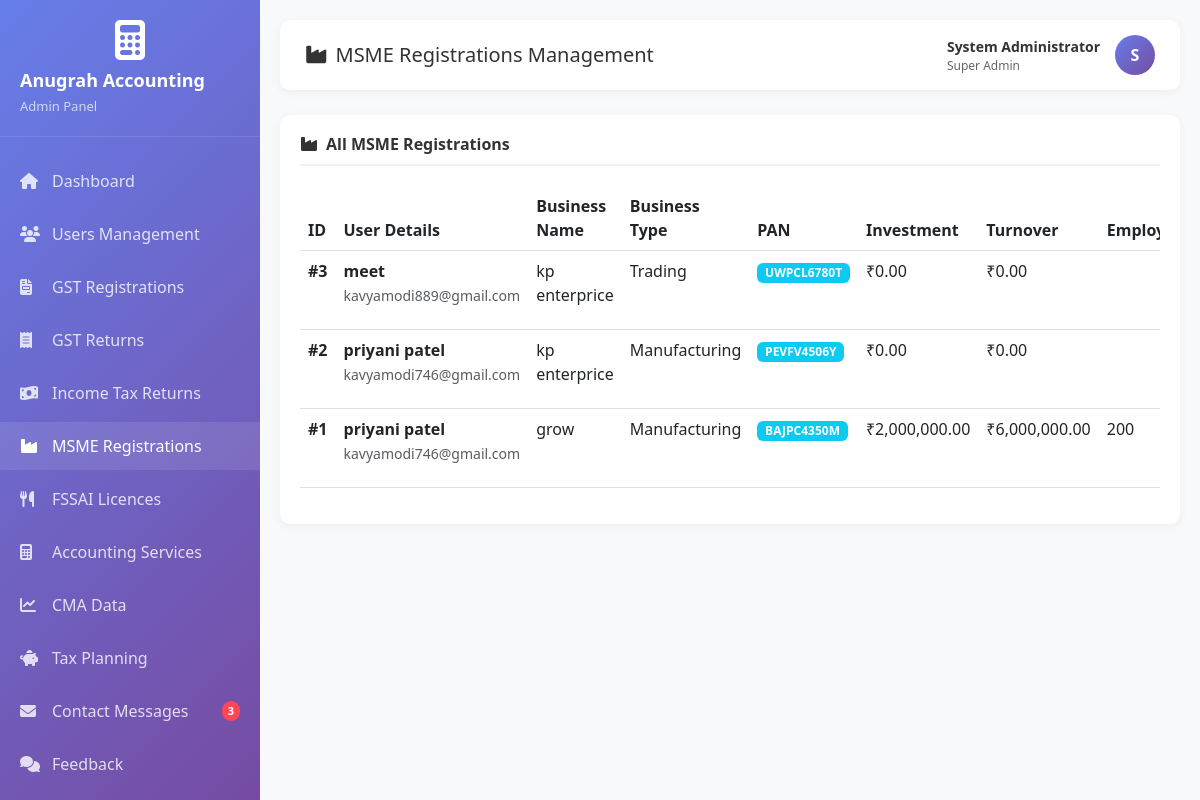
/admin_msme.php (signed in), run on the app's committed database.
### tables this page shows
CREATE TABLE IF NOT EXISTS `msme_registrations` (
  `id` int(11) NOT NULL AUTO_INCREMENT,
  `user_name` varchar(255) DEFAULT NULL,
  `user_email` varchar(255) DEFAULT NULL,
  `user_phone` varchar(20) DEFAULT NULL,
  `user_id` int(11) DEFAULT NULL,
  `business_name` varchar(255) NOT NULL,
  `trade_name` varchar(255) DEFAULT NULL,
  `business_type` varchar(100) DEFAULT NULL,
  `pan_number` varchar(10) NOT NULL,
  `aadhaar_number` varchar(12) DEFAULT NULL,
  `business_address` text,
  `state` varchar(100) DEFAULT NULL,
  `pincode` varchar(10) DEFAULT NULL,
  `investment_amount` decimal(15,2) DEFAULT NULL,
  `annual_turnover` decimal(15,2) DEFAULT NULL,
  `number_of_employees` int(11) DEFAULT NULL,
  `udyam_number` varchar(50) DEFAULT NULL,
  `registration_date` date DEFAULT NULL,
  `certificate_path` varchar(255) DEFAULT NULL,
  `passport_photo` varchar(255) DEFAULT NULL,
  `documents` text,
  `notes` text,
  `detailed_info_requested` tinyint(1) DEFAULT '0',
  `info_request_date` timestamp NULL DEFAULT NULL,
  `status` varchar(20) DEFAULT 'Pending',
  `assigned_to` int(11) DEFAULT NULL,
  `created_at` timestamp NOT NULL DEFAULT CURRENT_TIMESTAMP,
  `updated_at` timestamp NOT NULL DEFAULT CURRENT_TIMESTAMP ON UPDATE CURRENT_TIMESTAMP,
  `submitted_at` timestamp NULL DEFAULT CURRENT_TIMESTAMP,
  PRIMARY KEY (`id`),
  KEY `idx_user_id` (`user_id`),
  KEY `idx_pan` (`pan_number`),
  KEY `idx_udyam` (`udyam_number`),
  KEY `idx_status` (`status`),
  KEY `idx_assigned_to` (`assigned_to`),
  KEY `idx_user_email` (`user_email`(191)),
  KEY `idx_user_phone` (`user_phone`),
  KEY `idx_trade_name` (`trade_name`(191))
);

CREATE TABLE IF NOT EXISTS `users` (
  `id` int(11) NOT NULL AUTO_INCREMENT,
  `name` varchar(100) NOT NULL,
  `email` varchar(100) NOT NULL,
  `phone` varchar(15) NOT NULL,
  `company_name` varchar(255) DEFAULT NULL,
  `gstin` varchar(15) DEFAULT NULL,
  `is_active` tinyint(1) DEFAULT '1',
  `password` varchar(255) NOT NULL,
  `created_at` timestamp NOT NULL DEFAULT CURRENT_TIMESTAMP,
  `updated_at` timestamp NOT NULL DEFAULT CURRENT_TIMESTAMP ON UPDATE CURRENT_TIMESTAMP,
  PRIMARY KEY (`id`),
  UNIQUE KEY `email` (`email`),
  KEY `idx_users_email` (`email`),
  KEY `idx_users_gstin` (`gstin`)
);

### admin_msme.php (the view, shortened to what this page needs)
<?php
require_once 'db_config.php';
$adminName = $_SESSION['admin_name'];
$adminRole = $_SESSION['admin_role'];
$stats = array();
$stats['new_messages'] = 0;
$messageCountQuery = $conn->query("SELECT COUNT(*) as count FROM contact_messages WHERE status = 'New'");
if ($messageCountQuery) {
    $messageRow = $messageCountQuery->fetch_assoc();
    $stats['new_messages'] = $messageRow['count'];
}
$registrations = $conn->query("SELECT m.*, u.name as user_name, u.email, u.phone, a.full_name as assigned_name
    FROM msme_registrations m
    LEFT JOIN users u ON m.user_id = u.id
    LEFT JOIN admin_users a ON m.assigned_to = a.id
    ORDER BY m.created_at DESC");
?>
<!DOCTYPE html>
<html lang="en">
<head>
    <link href="https://cdn.jsdelivr.net/npm/bootstrap@5.3.0/dist/css/bootstrap.min.css" rel="stylesheet">
    <link href="https://cdnjs.cloudflare.com/ajax/libs/font-awesome/6.4.0/css/all.min.css" rel="stylesheet">
</head>
<body>
    <div class="sidebar">
        <div class="sidebar-header">
            <div class="text-center">
                <i class="fas fa-calculator" style="font-size: 40px; color: white; margin-bottom: 10px;"></i>
            </div>
            <h4>Anugrah Accounting</h4>
            <p>Admin Panel</p>
        </div>
       <ul class="sidebar-menu">
            <li><a href="admin_dashboard.php"><i class="fas fa-home"></i> Dashboard</a></li>
            <li><a href="admin_users.php"><i class="fas fa-users"></i> Users Management</a></li>
            <li><a href="admin_gst_reg.php"><i class="fas fa-file-invoice"></i> GST Registrations</a></li>
            <li><a href="admin_gst_returns.php"><i class="fas fa-receipt"></i> GST Returns</a></li>
            <li><a href="admin_income_tax.php"><i class="fas fa-money-bill-wave"></i> Income Tax Returns</a></li>
            <li><a href="admin_msme.php" class="active"><i class="fas fa-industry"></i> MSME Registrations</a></li>
            <li><a href="admin_fssai.php"><i class="fas fa-utensils"></i> FSSAI Licences</a></li>
            <li><a href="admin_accounting.php"><i class="fas fa-calculator"></i> Accounting Services</a></li>
            <li><a href="admin_cma.php"><i class="fas fa-chart-line"></i> CMA Data</a></li>
            <li><a href="admin_tax_planning.php"><i class="fas fa-piggy-bank"></i> Tax Planning</a></li>
            <li>
                <a href="admin_messages.php">
                    <i class="fas fa-envelope"></i> Contact Messages
                    <?php if($stats['new_messages'] > 0): ?>
                        <span class="notification-badge"><?php echo $stats['new_messages']; ?></span>
                    <?php endif; ?>
                </a>
            </li>
            <li><a href="admin_feedback.php"><i class="fas fa-comments"></i> Feedback</a></li>
            <li>
                <a href="admin_notifications.php">
                </a>
            </li>
        </ul>
    </div>
    <div class="main-content">
        <div class="top-nav">
            <h5><i class="fas fa-industry me-2"></i>MSME Registrations Management</h5>
            <div class="admin-info">
                <div>
                    <div style="font-size: 14px; font-weight: 600; color: #333;"><?php echo htmlspecialchars($adminName); ?></div>
                    <div style="font-size: 12px; color: #666;"><?php echo htmlspecialchars($adminRole); ?></div>
                </div>
                <div class="admin-avatar"><?php echo strtoupper(substr($adminName, 0, 1)); ?></div>
            </div>
        </div>
        <div class="table-card">
            <h6><i class="fas fa-industry me-2"></i>All MSME Registrations</h6>
            <div class="table-responsive">
                <table class="table table-hover">
                    <thead>
                        <tr>
                            <th>ID</th>
                            <th>User Details</th>
                            <th>Business Name</th>
                            <th>Business Type</th>
                            <th>PAN</th>
                            <th>Investment</th>
                            <th>Turnover</th>
                            <th>Employees</th>
                        </tr>
                    </thead>
                    <tbody>
                        <?php while($reg = $registrations->fetch_assoc()): ?>
                        <tr>
                            <td><strong>#<?php echo $reg['id']; ?></strong></td>
                            <td>
                                <strong><?php echo htmlspecialchars($reg['user_name']); ?></strong><br>
                                <small class="text-muted"><?php echo htmlspecialchars($reg['email']); ?></small>
                            </td>
                            <td><?php echo htmlspecialchars($reg['business_name']); ?></td>
                            <td><?php echo htmlspecialchars($reg['business_type']); ?></td>
                            <td><span class="badge bg-info"><?php echo htmlspecialchars($reg['pan_number']); ?></span></td>
                            <td>₹<?php echo number_format($reg['investment_amount'], 2); ?></td>
                            <td>₹<?php echo number_format($reg['annual_turnover'], 2); ?></td>
                            <td><?php echo $reg['number_of_employees']; ?></td>
                        </tr>
                        <?php endwhile; ?>
                    </tbody>
                </table>
            </div>
        </div>
    </div>
</body>
</html>

### admin_msme.php (style rules this page uses)
* { margin: 0; padding: 0; box-sizing: border-box; }
body { font-family: 'Segoe UI', Tahoma, Geneva, Verdana, sans-serif; background-color: #f8f9fa; }
.sidebar { position: fixed; top: 0; left: 0; height: 100vh; width: 260px; background: linear-gradient(135deg, #667eea 0%, #764ba2 100%); padding: 20px 0; overflow-y: auto; z-index: 1000; }
.sidebar-header { padding: 0 20px 20px; border-bottom: 1px solid rgba(255,255,255,0.1); margin-bottom: 20px; }
.sidebar-header h4 { color: white; font-size: 18px; font-weight: 600; margin-bottom: 5px; }
.sidebar-header p { color: rgba(255,255,255,0.7); font-size: 13px; margin: 0; }
.sidebar-menu { list-style: none; padding: 0; }
.sidebar-menu li { margin-bottom: 5px; position: relative; }
.sidebar-menu a { display: flex; align-items: center; padding: 12px 20px; color: rgba(255,255,255,0.8); text-decoration: none; transition: all 0.3s; }
.sidebar-menu a:hover, .sidebar-menu a.active { background: rgba(255,255,255,0.1); color: white; }
.sidebar-menu i { width: 20px; margin-right: 12px; font-size: 16px; }
.notification-badge { background: #ff4757; color: white; border-radius: 10px; padding: 2px 6px; font-size: 11px; margin-left: auto; font-weight: 600; }
.main-content { margin-left: 260px; padding: 20px; }
.top-nav { background: white; padding: 15px 25px; border-radius: 10px; margin-bottom: 25px; box-shadow: 0 2px 10px rgba(0,0,0,0.05); display: flex; justify-content: space-between; align-items: center; }
.top-nav h5 { margin: 0; color: #333; }
.admin-info { display: flex; align-items: center; gap: 15px; }
.admin-avatar { width: 40px; height: 40px; border-radius: 50%; background: linear-gradient(135deg, #667eea 0%, #764ba2 100%); display: flex; align-items: center; justify-content: center; color: white; font-weight: 600; }
.table-card { background: white; border-radius: 10px; padding: 20px; box-shadow: 0 2px 10px rgba(0,0,0,0.05); }
.table-card h6 { color: #333; font-weight: 600; margin-bottom: 20px; padding-bottom: 10px; border-bottom: 2px solid #f0f0f0; }

### data on the page
msme_registrations: id "3", user.name "meet", user.email "kavyamodi889@gmail.com", business_name "kp enterprice", business_type "Trading", pan_number "UWPCL6780T", investment_amount "0.00", annual_turnover "0.00"
msme_registrations: id "2", user.name "priyani patel", user.email "kavyamodi746@gmail.com", business_name "kp enterprice", business_type "Manufacturing", pan_number "PEVFV4506Y", investment_amount "0.00", annual_turnover "0.00"
msme_registrations: id "1", user.name "priyani patel", user.email "kavyamodi746@gmail.com", business_name "grow", business_type "Manufacturing", pan_number "BAJPC4350M", investment_amount "2,000,000.00", annual_turnover "6,000,000.00", number_of_employees "200"

### other printed values
$stats['new_messages'] "3"
$adminName "System Administrator"
$adminRole "Super Admin"
substr($adminName, 0, 1) "S"
